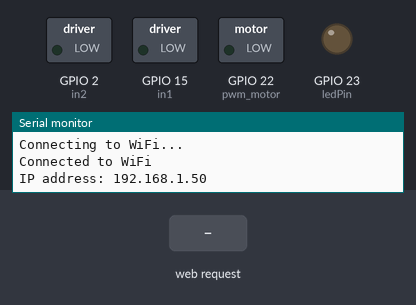
Bench run of a sketch on a simulated ESP32. Parts: switched loads named in the sketch (green lamp = pin HIGH), output pins drawn as LEDs (lit = HIGH), the last lines printed to the serial monitor. The test bench sets the inputs (shaded band). WiFi joins after 1.5 s; servers stay silent unless stated.

Above: at 3.2 s.
3.3 s: HTTP request GET /on received
At 3.7 s:
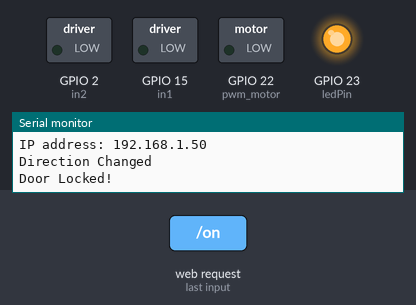
4.9 s: HTTP request GET /off received
At 6.1 s:
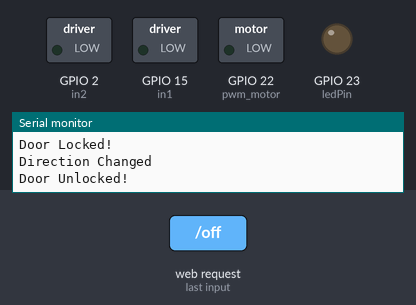
6.5 s: HTTP request GET /off received
At 7.4 s:
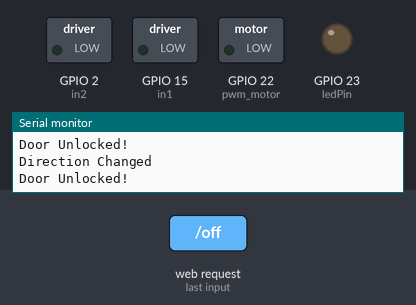
Timing chart, 0 to 9.5 s (numbered marks = the images above; inputs shaded):
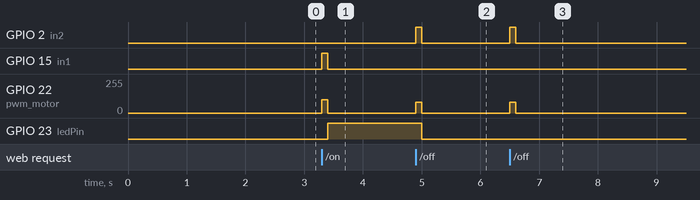

Measured:
- after the input at 3.3 s, GPIO 15 (in1): LOW → HIGH at once, → LOW 0.10 s later; GPIO 22 (pwm_motor): 0/255 → 100/255 at once, → 0/255 0.10 s later; GPIO 23 (ledPin): LOW → HIGH after 0.10 s
- after the input at 4.9 s, GPIO 2 (in2): LOW → HIGH at once, → LOW 0.10 s later; GPIO 22 (pwm_motor): 0/255 → 80/255 at once, → 0/255 0.10 s later; GPIO 23 (ledPin): HIGH → LOW after 0.10 s
- after the input at 6.5 s, GPIO 2 (in2): LOW → HIGH at once, → LOW 0.10 s later; GPIO 22 (pwm_motor): 0/255 → 80/255 at once, → 0/255 0.10 s later

The sketch:

lock_code.ino
```cpp
#include <WiFi.h>
#include <WebServer.h>

const char* ssid = "mpmc";
const char* password = "clarence123";
WebServer server(80);

const int ledPin = 23;

unsigned long ledOnTime = 0;
const long duration = 10000;
bool ledState = false;

int pwm_motor = 22;
int in1 = 15;
int in2 = 2;


void handleOn() {
  analogWrite(pwm_motor, 100);
  digitalWrite(in1, HIGH);
  digitalWrite(in2, LOW);
  delay(100);
  analogWrite(pwm_motor, 0);
  digitalWrite(in1, LOW);
  digitalWrite(in2, LOW);
  Serial.println("Direction Changed");
  digitalWrite(ledPin, HIGH);
  Serial.println("Door Locked!");
  server.send(200, "text/plain", "LED is ON for 10 seconds");
}

void handleOff() {
  analogWrite(pwm_motor, 80);
  digitalWrite(in1, LOW);
  digitalWrite(in2, HIGH);
  delay(100);
  analogWrite(pwm_motor, 0);
  digitalWrite(in1, LOW);
  digitalWrite(in2, LOW);
  Serial.println("Direction Changed");
  digitalWrite(ledPin, LOW);
  Serial.println("Door Unlocked!");
  server.send(200, "text/plain", "LED is TURNED OFF");
}

void setup() {
  Serial.begin(9600);
  pinMode(ledPin, OUTPUT);
  pinMode(pwm_motor, OUTPUT);
  pinMode(in1, OUTPUT);
	pinMode(in2, OUTPUT);
  WiFi.begin(ssid, password);

  while (WiFi.status() != WL_CONNECTED) {
    delay(1000);
    Serial.println("Connecting to WiFi...");
  }

  Serial.println("Connected to WiFi");
  Serial.print("IP address: ");
  Serial.println(WiFi.localIP());

  server.on("/on", handleOn);
  server.on("/off", handleOff);
  server.begin();

}

void loop() {
  server.handleClient();
}
```
